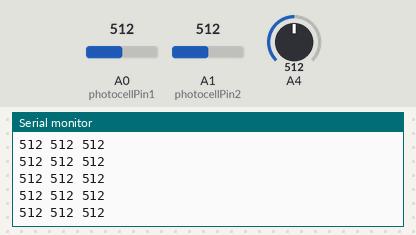
Simulated run of this sketch. Board: Arduino Uno, built with avr-gcc and run on an emulated ATmega328P. On the bench: the last lines printed to the serial monitor. Inputs (shaded band) come from the test bench; at power-on: A0 (photocellPin1) = 512, A1 (photocellPin2) = 512, A4 = 512.

Above: at 1.2 s.
1.3 s: A0 (photocellPin1) set to 11
At 2.0 s:
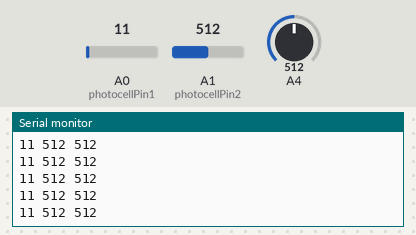
2.8 s: A0 (photocellPin1) set to 8
At 3.3 s:
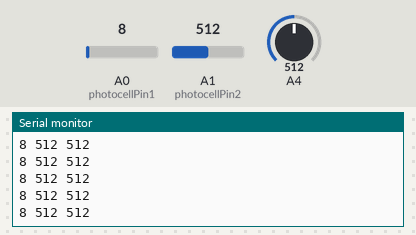
4.3 s: A1 (photocellPin2) set to 984
At 5.3 s:
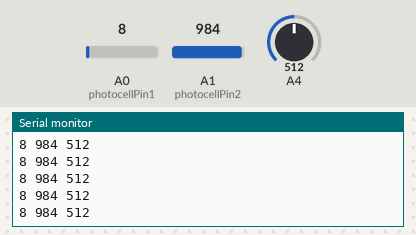
5.8 s: A1 (photocellPin2) set to 1010
At 6.7 s:
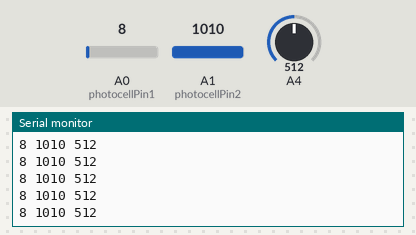
Timing chart, 0 to 8.8 s (numbered marks = the images above; inputs shaded):
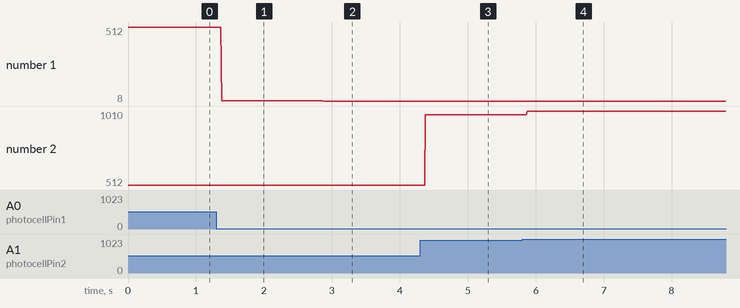

Measured:
- after the input at 1.3 s, the serial monitor: prints a new line after 0.08 s (image 1)
- after the input at 2.8 s, the serial monitor: prints a new line after 0.08 s (image 2)
- after the input at 4.3 s, the serial monitor: prints a new line after 0.08 s (image 3)
- after the input at 5.8 s, the serial monitor: prints a new line after 0.07 s (image 4)
- plotted number 1: 512 → 11 after the input at 1.3 s, 11 → 8 after the input at 2.8 s
- plotted number 2: 512 → 984 after the input at 4.3 s, 984 → 1010 after the input at 5.8 s

The sketch:

rgbLedPhotocell.ino
```cpp
int photocellPin1 = A0;
int photocellPin2 = A1;
int photocellReading1;
int photocellReading2;
int potReading;

const int NUMBER_OF_FIELDS = 2;
int fieldIndex = 0;
int values[NUMBER_OF_FIELDS];

void setup() {
  Serial.begin(9600);
}

void loop() {
  photocellReading1 = analogRead(photocellPin1);
  photocellReading2 = analogRead(photocellPin2);
  potReading = analogRead(A4);

  Serial.print(photocellReading1);
  Serial.print(" ");
  Serial.print(photocellReading2);
  Serial.print(" ");
  Serial.println(potReading);
}
```
